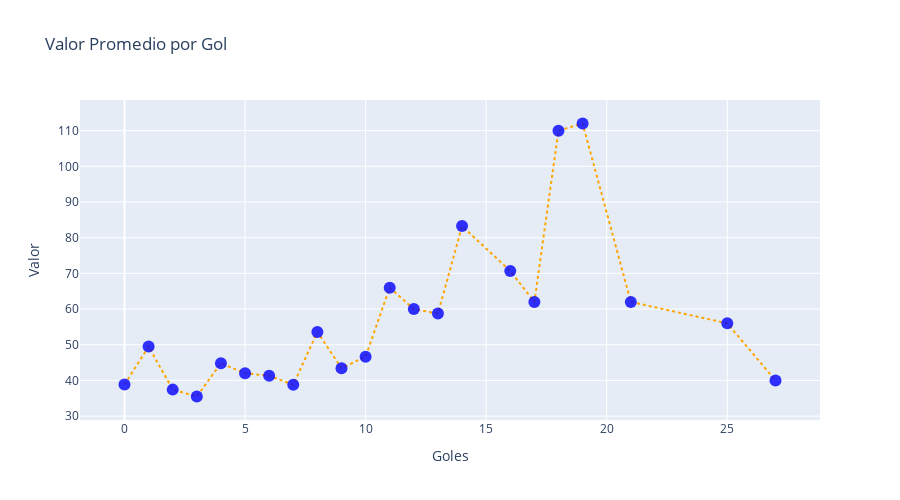

This figure's notebook cell:
### Code cell
fig = go.Figure()

fig.add_trace(go.Scatter(
    x=goles_unica,
    y=media_valor_gol,
    mode="lines+markers",
    marker=dict(
    size=12,
    color = 'blue',
    colorscale='thermal',
    opacity=.8),
    line = dict(
    color= "orange",
    dash = "dot")
))
fig.update_traces(textposition='top center')

fig.update_layout(
    height=500,
    title_text='Valor Promedio por Gol',
    xaxis_title="Goles",
    yaxis_title="Valor")

fig

### Figure 1 — Plotly figure (JSON) as saved in the notebook; plotly's stock layout.template omitted (floating-point values rounded to 4 significant figures)
{"data": [{"line": {"color": "orange", "dash": "dot"}, "marker": {"color": "blue", "colorscale": [[0, "rgb(3, 35, 51)"], [0.09091, "rgb(13, 48, 100)"], [0.1818, "rgb(53, 50, 155)"], [0.2727, "rgb(93, 62, 153)"], [0.3636, "rgb(126, 77, 143)"], [0.4545, "rgb(158, 89, 135)"], [0.5455, "rgb(193, 100, 121)"], [0.6364, "rgb(225, 113, 97)"], [0.7273, "rgb(246, 139, 69)"], [0.8182, "rgb(251, 173, 60)"], [0.9091, "rgb(246, 211, 70)"], [1, "rgb(231, 250, 90)"]], "opacity": 0.8, "size": 12}, "mode": "lines+markers", "textposition": "top center", "type": "scatter", "x": [0, 1, 2, 3, 4, 5, 6, 7, 8, 9, 10, 11, 12, 13, 14, 16, 17, 18, 19, 21, 25, 27], "y": [38.86, 49.5, 37.43, 35.5, 44.83, 42, 41.33, 38.78, 53.6, 43.43, 46.67, 66, 60, 58.75, 83.25, 70.67, 62, 110, 112, 62, 56, 40]}], "layout": {"height": 500, "title": {"text": "Valor Promedio por Gol"}, "xaxis": {"title": {"text": "Goles"}}, "yaxis": {"title": {"text": "Valor"}}}}
